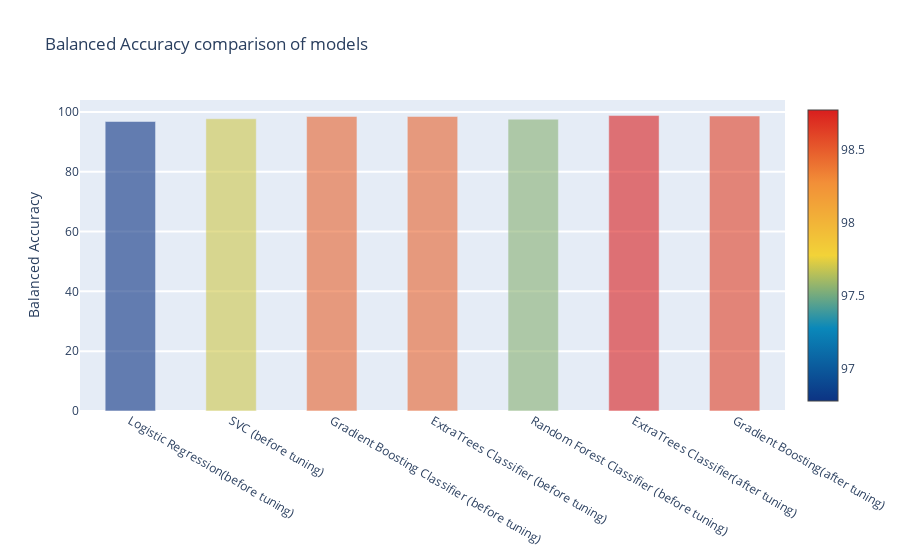

Source (notebook cell):
### Code cell
import re
import sklearn

import seaborn as sns
%matplotlib inline

import plotly.offline as py
py.init_notebook_mode(connected=True)
import plotly.graph_objs as go
import plotly.tools as tls


y = performance_comp['Balanced Accuracy'].values
x = MODEL
data = [go.Bar(
            x= x,
             y= y,
            width = 0.5,
            marker=dict(
               color =  performance_comp['Balanced Accuracy'].values,
            colorscale='Portland',
            showscale=True,
            reversescale = False
            ),
            opacity=0.6
        )]

layout= go.Layout(
    autosize= True,
    title= 'Balanced Accuracy comparison of models',
    hovermode= 'closest',
#     xaxis= dict(
#         title= 'Pop',
#         ticklen= 5,
#         zeroline= False,
#         gridwidth= 2,
#     ),
    yaxis=dict(
        title= 'Balanced Accuracy',
        ticklen= 5,
        gridwidth= 2
    ),
    showlegend= False
)
fig = go.Figure(data=data, layout=layout)
py.iplot(fig, filename='bar-direct-labels')

### Figure 1 — Plotly figure (JSON) as saved in the notebook; plotly's stock layout.template omitted (floating-point values rounded to 4 significant figures)
{"data": [{"marker": {"color": [96.78, 97.7, 98.47, 98.47, 97.55, 98.77, 98.62], "colorscale": [[0, "rgb(12,51,131)"], [0.25, "rgb(10,136,186)"], [0.5, "rgb(242,211,56)"], [0.75, "rgb(242,143,56)"], [1, "rgb(217,30,30)"]], "reversescale": false, "showscale": true}, "opacity": 0.6, "type": "bar", "width": 0.5, "x": ["Logistic Regression(before tuning)", "SVC (before tuning)", "Gradient Boosting Classifier (before tuning)", "ExtraTrees Classifier (before tuning)", "Random Forest Classifier (before tuning)", "ExtraTrees Classifier(after tuning)", "Gradient Boosting(after tuning)"], "y": [96.78, 97.7, 98.47, 98.47, 97.55, 98.77, 98.62]}], "layout": {"autosize": true, "hovermode": "closest", "showlegend": false, "title": {"text": "Balanced Accuracy comparison of models"}, "yaxis": {"gridwidth": 2, "ticklen": 5, "title": {"text": "Balanced Accuracy"}}}}
